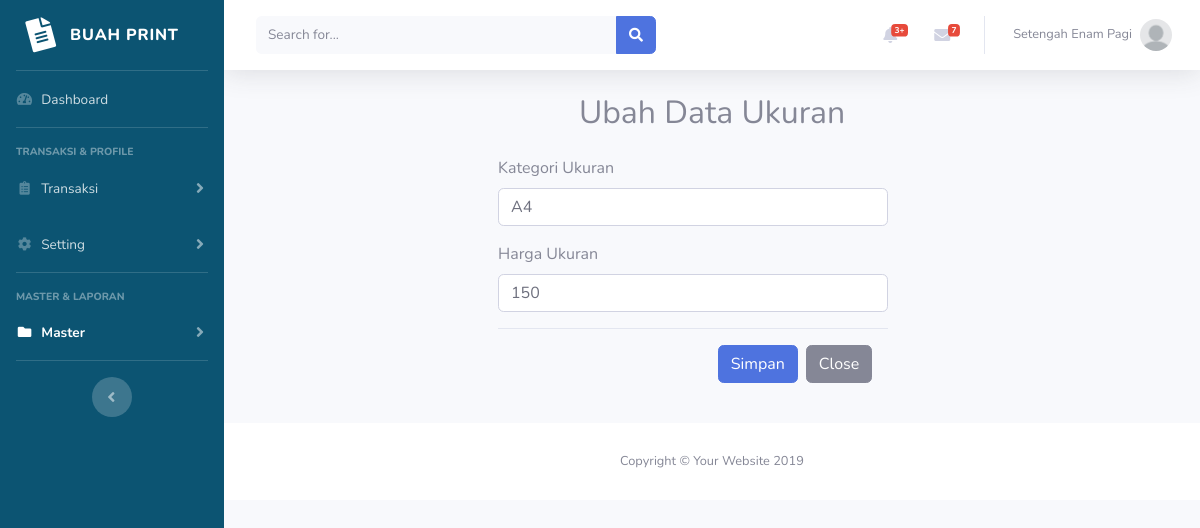
Page /admin/master_ukuran_ubah.php?id_ukuran=UKN0000001 (signed in) on the committed database.
### tables this page shows
CREATE TABLE `mitra` (
  `ID_MITRA` char(10) NOT NULL,
  `NAMA_MITRA` varchar(40) NOT NULL,
  `EMAIL_MITRA` varchar(100) NOT NULL,
  `NO_HP_MITRA` varchar(13) NOT NULL,
  `TELEPHONE_MITRA` varchar(13) NOT NULL,
  `ALAMAT_MITRA` text NOT NULL,
  `FOTO_PROFILE` varchar(200) NOT NULL,
  `COVER` varchar(200) NOT NULL,
  `STATUS_MITRA` int(11) NOT NULL,
  `SALDO_MITRA` int(11) NOT NULL,
  `LOCATION_MITRA` text,
  `USERNAME_MITRA` varchar(50) NOT NULL,
  `PASSWORD_MITRA` varchar(32) NOT NULL
);

CREATE TABLE `ukuran` (
  `ID_UKURAN` varchar(10) NOT NULL,
  `KAT_UKURAN` varchar(40) NOT NULL,
  `HARGA_UKURAN` int(11) NOT NULL
);

### admin/master_ukuran_ubah.php (the view, shortened to what this page needs)
<?php
include 'includes/config.php';
include 'includes/header.php';
if (isset($_GET['id_ukuran'])) {
  $id_ukuran = $_GET['id_ukuran'];
  $data = mysqli_query($con, "SELECT * FROM ukuran WHERE ID_UKURAN = '$id_ukuran'");
  $data_ukuran = mysqli_fetch_assoc($data);
  $kat_ukuran = $data_ukuran['KAT_UKURAN'];
  $harga_ukuran = $data_ukuran['HARGA_UKURAN'];
}
?>
<div class="container my-4">
  <div class="title text-center">
    <h2>Ubah Data Ukuran</h2>
  </div>
  <div class="row justify-content-center">
    <div class="col-6">
      <form class="font-m-light col-11 mt-3" action="query/master_ukuran_query.php" method="post">
        <div class="form-group">
          <label for="kat_ukuran" class="font-m-med">Kategori Ukuran</label>
          <input type="text" class="form-control" id="kat_ukuran" name="kat_ukuran" value="<?= $kat_ukuran ?>" placeholder="Masukkan Kategori Ukuran" required>
        </div>
        <div class="form-group">
          <label for="harga_ukuran" class="font-m-med">Harga Ukuran</label>
          <input type="text" class="form-control" id="harga_ukuran" name="harga_ukuran" value="<?= $harga_ukuran ?>" placeholder="Masukkan Harga Ukuran" required>
        </div>
        <div class="modal-footer text-center">
          <input type="submit" class="btn btn-primary" name="edit_ukuran" value="Simpan">
          <a href="master_ukuran.php" class="btn btn-secondary" data-dismiss="modal">Close</a>
        </div>
      </form>
    </div>
  </div>
</div>
<?php
require 'includes/footer.php';
?>

### admin/includes/header.php (shortened to what this page needs)
<?php
if (isset($_SESSION['admin_login'])) {
  $username = $_SESSION['username'];
  $data = mysqli_query($con, "SELECT * FROM mitra WHERE USERNAME_MITRA = '$username'");
  $data_admin = mysqli_fetch_assoc($data);
  $nama_admin = $data_admin['NAMA_MITRA'];
  $profil_admin = $data_admin['FOTO_PROFILE'];
}
?>
<!DOCTYPE html>
<html lang="en">
<head>
  <link href="vendor/fontawesome-free/css/all.min.css" rel="stylesheet" type="text/css">
  <link href="css/sb-admin-2.min.css" rel="stylesheet">
  <link rel="stylesheet" href="css/sb-admin-2.css">
  <link href="vendor/datatables/dataTables.bootstrap4.min.css" rel="stylesheet">
</head>
<body id="page-top">
  <div id="wrapper">
    <?php
    require 'sidebar.php';
    ?>
    <div id="content-wrapper" class="d-flex flex-column">
      <div id="content">
        <nav class="navbar navbar-expand navbar-light bg-white topbar mb-4 static-top shadow">
          <?php
          if (isset($_SESSION['admin_login'])) {
            ?>
            <form class="d-none d-sm-inline-block form-inline mr-auto ml-md-3 my-2 my-md-0 mw-100 navbar-search">
              <div class="input-group">
                <input type="text" class="form-control bg-light border-0 small" placeholder="Search for..." aria-label="Search" aria-describedby="basic-addon2">
                <div class="input-group-append">
                  <button class="btn btn-primary" type="button">
                    <i class="fas fa-search fa-sm"></i>
                  </button>
                </div>
              </div>
            </form>
            <ul class="navbar-nav ml-auto">
              <li class="nav-item dropdown no-arrow mx-1">
                <a class="nav-link dropdown-toggle" href="#" id="alertsDropdown" role="button" data-toggle="dropdown" aria-haspopup="true" aria-expanded="false">
                  <i class="fas fa-bell fa-fw"></i>
                  <span class="badge badge-danger badge-counter">3+</span>
                </a>
              </li>
              <li class="nav-item dropdown no-arrow mx-1">
                <a class="nav-link dropdown-toggle" href="#" id="messagesDropdown" role="button" data-toggle="dropdown" aria-haspopup="true" aria-expanded="false">
                  <i class="fas fa-envelope fa-fw"></i>
                  <span class="badge badge-danger badge-counter">7</span>
                </a>
              </li>
              <li class="nav-item dropdown no-arrow">
                <a class="nav-link dropdown-toggle" href="#" id="userDropdown" role="button" data-toggle="dropdown" aria-haspopup="true" aria-expanded="false">
                  <span class="mr-2 d-none d-lg-inline text-gray-600 small"><?= $nama_admin ?></span>
                  <img class="img-profile rounded-circle" src="img/profil/<?= $profil_admin ?>">
                </a>
              </li>
              <?php } ?>
              </ul>
        </nav>

### rows in the picture
mitra: NAMA_MITRA "Setengah Enam Pagi", FOTO_PROFILE (picture)
ukuran: kat_ukuran "A4", harga_ukuran "150"
